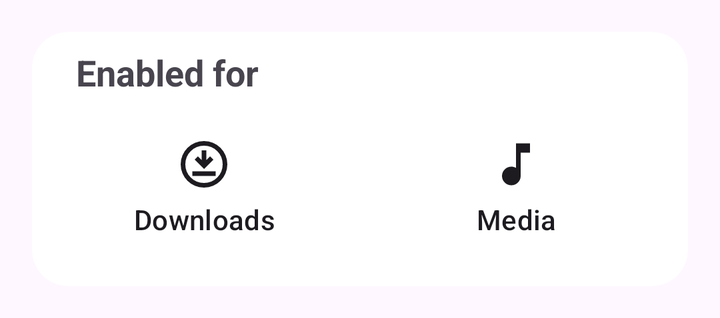
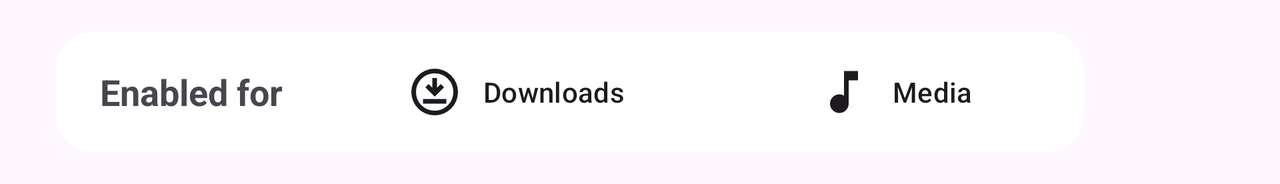

The same Android screen from two of the app's own layout files: first res/layout/ as a phone draws it, then the repository's variant for another configuration, drawn on a device whose configuration selects that folder. Both files follow.
<!-- AndroidManifest.xml: application theme Theme.NotiProgressBar -->
<!-- res/layout/button_toggle_group.xml -->
<?xml version="1.0" encoding="utf-8"?>
<androidx.constraintlayout.widget.ConstraintLayout
    xmlns:android="http://schemas.android.com/apk/res/android"
    xmlns:app="http://schemas.android.com/apk/res-auto"
    android:layout_width="match_parent"
    android:layout_height="wrap_content"
    android:layout_margin="?android:attr/listPreferredItemPaddingStart">

    <com.google.android.material.card.MaterialCardView
        style="@style/Widget.Material3.CardView.Filled"
        app:cardCornerRadius="18dp"
        android:layout_width="0dp"
        android:layout_height="match_parent"
        app:cardBackgroundColor="?attr/colorBackgroundFloating"
        app:layout_constraintWidth_max="400dp"
        app:layout_constraintStart_toStartOf="parent"
        app:layout_constraintEnd_toEndOf="parent"
        app:layout_constraintHorizontal_bias="0">

        <LinearLayout
            android:layout_width="match_parent"
            android:layout_height="match_parent"
            android:orientation="vertical"
            android:paddingVertical="4dp"
            android:paddingHorizontal="8dp">

            <TextView
                android:layout_width="match_parent"
                android:layout_height="wrap_content"
                android:text="@string/activateToggle"
                android:textAppearance="?android:attr/textAppearanceSmall"
                android:textSize="18sp"
                android:textStyle="bold"
                android:layout_marginTop="4dp"
                android:layout_marginHorizontal="14dp" />

            <com.google.android.material.button.MaterialButtonToggleGroup
                android:id="@+id/toggleGroup"
                android:layout_width="match_parent"
                android:layout_height="wrap_content">

                <com.google.android.material.button.MaterialButton
                    android:id="@+id/toggleDownloads"
                    style="@style/ToggleGroupButtonStyle"
                    android:layout_width="0dp"
                    android:layout_height="match_parent"
                    android:layout_weight="1"
                    app:icon="@drawable/selector_download"
                    app:iconSize="28dp"
                    app:iconGravity="top"
                    android:text="@string/downloads"
                    android:paddingVertical="16dp"/>

                <com.google.android.material.button.MaterialButton
                    android:id="@+id/toggleMedia"
                    style="@style/ToggleGroupButtonStyle"
                    android:layout_width="0dp"
                    android:layout_height="match_parent"
                    android:layout_weight="1"
                    app:icon="@drawable/selector_music"
                    app:iconSize="28dp"
                    app:iconGravity="top"
                    android:text="@string/media"
                    android:paddingVertical="16dp"/>

            </com.google.android.material.button.MaterialButtonToggleGroup>

        </LinearLayout>

    </com.google.android.material.card.MaterialCardView>

</androidx.constraintlayout.widget.ConstraintLayout>
<!-- resources referenced by this layout -->
<resources>
  <!-- drawable selector_download (drawable) -->
  <?xml version="1.0" encoding="utf-8"?>
  <selector xmlns:android="http://schemas.android.com/apk/res/android">
      <item android:drawable="@drawable/ic_download_filled" android:state_checked="true"/>
      <item android:drawable="@drawable/ic_download"/>
  </selector>
  <!-- drawable selector_music (drawable) -->
  <?xml version="1.0" encoding="utf-8"?>
  <selector xmlns:android="http://schemas.android.com/apk/res/android">
      <item android:drawable="@drawable/ic_music_filled" android:state_checked="true"/>
      <item android:drawable="@drawable/ic_music"/>
  </selector>
  <string name="activateToggle">Enabled for</string>
  <string name="downloads">Downloads</string>
  <string name="media">Media</string>
  <style name="ToggleGroupButtonStyle" parent="Widget.Material3.Button.OutlinedButton">
          <item name="android:textColor">?android:attr/textColorPrimary</item>
          <item name="cornerRadius">12dp</item>
          <item name="strokeWidth">0dp</item>
          <item name="backgroundTint">@color/outlined_button_selector</item>
      </style>
  <style name="Theme.NotiProgressBar" parent="Theme.Material3.DayNight.NoActionBar">
          <item name="android:statusBarColor" tools:targetApi="lollipop">@android:color/transparent</item>
          <item name="android:navigationBarColor" tools:targetApi="lollipop">@android:color/transparent</item>
          <item name="android:windowLightStatusBar" tools:targetApi="m">true</item>
          <item name="dialogCornerRadius">20dp</item>
      </style>
  <!-- drawable ic_download_filled (drawable) -->
  <vector xmlns:android="http://schemas.android.com/apk/res/android"
      android:width="28dp"
      android:height="28dp"
      android:viewportWidth="960"
      android:viewportHeight="960"
      android:tint="@color/text">
    <path
        android:fillColor="@android:color/black"
        android:pathData="M280,680H680V600H280ZM480,560L640,400L584,344L520,406V240H440V406L376,344L320,400ZM480,880Q397,880,324,848.5Q251,817,197,763Q143,709,111.5,636Q80,563,80,480Q80,397,111.5,324Q143,251,197,197Q251,143,324,111.5Q397,80,480,80Q563,80,636,111.5Q709,143,763,197Q817,251,848.5,324Q880,397,880,480Q880,563,848.5,636Q817,709,763,763Q709,817,636,848.5Q563,880,480,880Z"/>
  </vector>
  <!-- drawable ic_music_filled (drawable) -->
  <vector xmlns:android="http://schemas.android.com/apk/res/android"
      android:width="28dp"
      android:height="28dp"
      android:viewportWidth="24"
      android:viewportHeight="24"
      android:tint="@color/text">
    <path
        android:fillColor="@android:color/black"
        android:pathData="M12,3v10.55c-0.59-0.34-1.27-0.55-2-0.55-2.21,0-4,1.79-4,4s1.79,4,4,4s4-1.79,4-4V7h4V3z"/>
  </vector>
  <!-- drawable ic_music (drawable) -->
  <vector xmlns:android="http://schemas.android.com/apk/res/android"
      android:width="28dp"
      android:height="28dp"
      android:viewportWidth="960"
      android:viewportHeight="960"
      android:tint="@color/text">
    <path
        android:fillColor="@android:color/black"
        android:pathData="M400,840Q334,840 287,793Q240,746 240,680Q240,614 287,567Q334,520 400,520Q423,520 443,526Q462,531 480,542L480,120L720,120L720,280L560,280L560,680Q560,746 513,793Q466,840 400,840Z"/>
  </vector>
  <color name="text">#000000</color>
</resources>
<!-- res/layout-land/button_toggle_group.xml (the repository's variant of the layout above) -->
<!-- drawn on the phone turned sideways -->
<?xml version="1.0" encoding="utf-8"?>
<androidx.constraintlayout.widget.ConstraintLayout
    xmlns:android="http://schemas.android.com/apk/res/android"
    xmlns:app="http://schemas.android.com/apk/res-auto"
    android:layout_width="match_parent"
    android:layout_height="wrap_content"
    android:paddingHorizontal="28dp"
    android:layout_marginVertical="?android:attr/listPreferredItemPaddingStart">

    <com.google.android.material.card.MaterialCardView
        style="@style/Widget.Material3.CardView.Filled"
        app:cardCornerRadius="18dp"
        android:layout_width="wrap_content"
        android:layout_height="match_parent"
        app:cardBackgroundColor="?attr/colorBackgroundFloating"
        app:layout_constraintStart_toStartOf="parent"
        app:layout_constraintEnd_toEndOf="parent"
        app:layout_constraintHorizontal_bias="0">

        <LinearLayout
            android:layout_width="wrap_content"
            android:layout_height="match_parent"
            android:gravity="center_vertical"
            android:paddingVertical="4dp"
            android:paddingHorizontal="8dp">

            <TextView
                android:layout_width="wrap_content"
                android:layout_height="wrap_content"
                android:text="@string/activateToggle"
                android:textAppearance="?android:attr/textAppearanceSmall"
                android:textSize="18sp"
                android:textStyle="bold"
                android:layout_marginHorizontal="14dp"/>

            <com.google.android.material.button.MaterialButtonToggleGroup
                android:id="@+id/toggleGroup"
                android:layout_width="wrap_content"
                android:layout_height="wrap_content">

                <com.google.android.material.button.MaterialButton
                    android:id="@+id/toggleDownloads"
                    style="@style/ToggleGroupButtonStyle"
                    android:layout_width="wrap_content"
                    android:layout_height="match_parent"
                    android:paddingVertical="8dp"
                    android:paddingHorizontal="48dp"
                    app:icon="@drawable/selector_download"
                    app:iconSize="28dp"
                    app:iconPadding="10dp"
                    android:text="@string/downloads"/>

                <com.google.android.material.button.MaterialButton
                    android:id="@+id/toggleMedia"
                    style="@style/ToggleGroupButtonStyle"
                    android:layout_width="wrap_content"
                    android:layout_height="match_parent"
                    android:paddingVertical="8dp"
                    android:paddingHorizontal="48dp"
                    app:icon="@drawable/selector_music"
                    app:iconSize="28dp"
                    app:iconPadding="10dp"
                    android:text="@string/media"/>

            </com.google.android.material.button.MaterialButtonToggleGroup>

        </LinearLayout>

    </com.google.android.material.card.MaterialCardView>

</androidx.constraintlayout.widget.ConstraintLayout>
